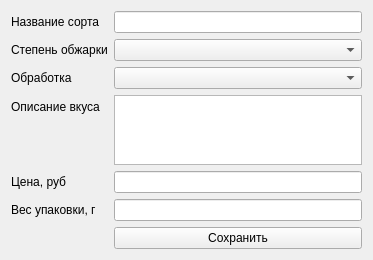
<?xml version="1.0" encoding="UTF-8"?>
<ui version="4.0">
 <class>Form</class>
 <widget class="QWidget" name="Form">
  <property name="geometry">
   <rect>
    <x>0</x>
    <y>0</y>
    <width>373</width>
    <height>243</height>
   </rect>
  </property>
  <property name="sizePolicy">
   <sizepolicy hsizetype="Preferred" vsizetype="Preferred">
    <horstretch>0</horstretch>
    <verstretch>0</verstretch>
   </sizepolicy>
  </property>
  <property name="windowTitle">
   <string>Добавление</string>
  </property>
  <layout class="QFormLayout" name="formLayout">
   <item row="0" column="0">
    <widget class="QLabel" name="label">
     <property name="text">
      <string>Название сорта</string>
     </property>
    </widget>
   </item>
   <item row="6" column="1">
    <widget class="QLineEdit" name="le_price"/>
   </item>
   <item row="7" column="1">
    <widget class="QLineEdit" name="le_volume"/>
   </item>
   <item row="0" column="1">
    <widget class="QLineEdit" name="le_sort"/>
   </item>
   <item row="2" column="0">
    <widget class="QLabel" name="label_2">
     <property name="text">
      <string>Степень обжарки</string>
     </property>
    </widget>
   </item>
   <item row="4" column="0">
    <widget class="QLabel" name="label_3">
     <property name="text">
      <string>Обработка</string>
     </property>
    </widget>
   </item>
   <item row="2" column="1">
    <widget class="QComboBox" name="cb_roast"/>
   </item>
   <item row="4" column="1">
    <widget class="QComboBox" name="cb_process"/>
   </item>
   <item row="5" column="1">
    <widget class="QPlainTextEdit" name="pte_taste"/>
   </item>
   <item row="5" column="0">
    <widget class="QLabel" name="label_6">
     <property name="text">
      <string>Описание вкуса</string>
     </property>
    </widget>
   </item>
   <item row="6" column="0">
    <widget class="QLabel" name="label_4">
     <property name="text">
      <string>Цена, руб</string>
     </property>
    </widget>
   </item>
   <item row="7" column="0">
    <widget class="QLabel" name="label_5">
     <property name="text">
      <string>Вес упаковки, г</string>
     </property>
    </widget>
   </item>
   <item row="11" column="1">
    <widget class="QPushButton" name="pb_save">
     <property name="text">
      <string>Сохранить</string>
     </property>
    </widget>
   </item>
  </layout>
 </widget>
 <resources/>
 <connections/>
</ui>
